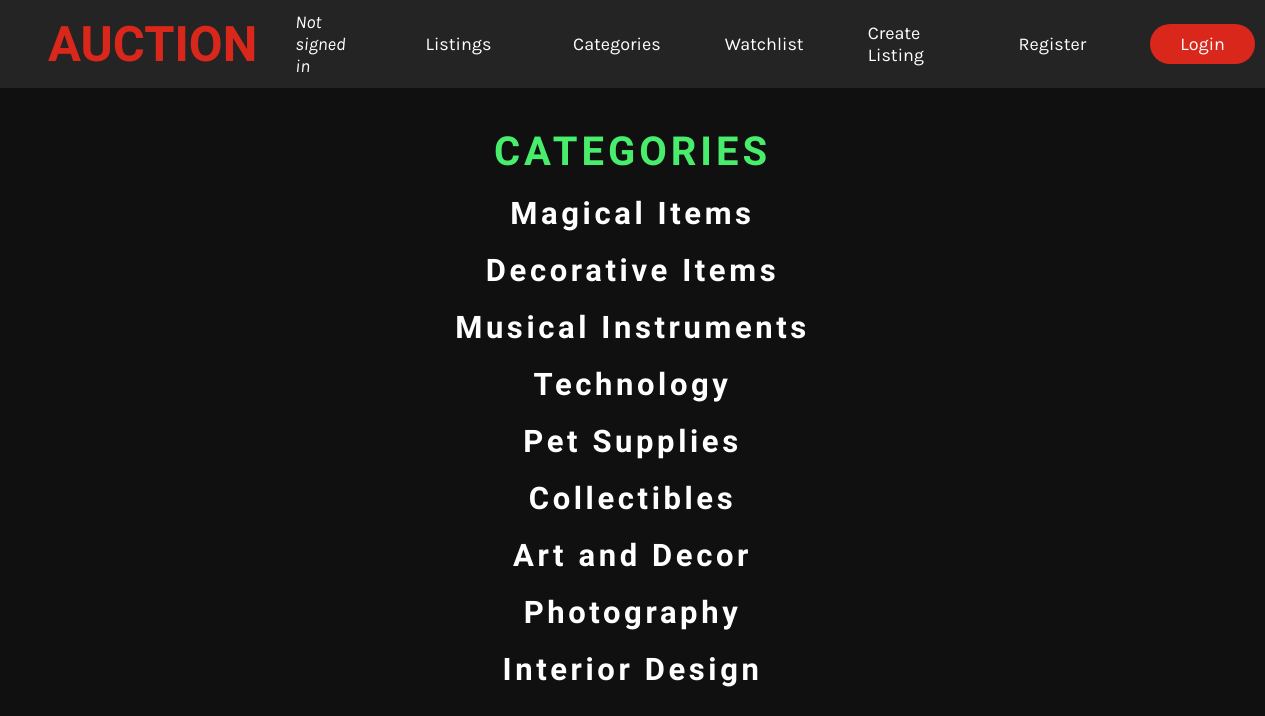
The page /categories on the database as committed earlier.
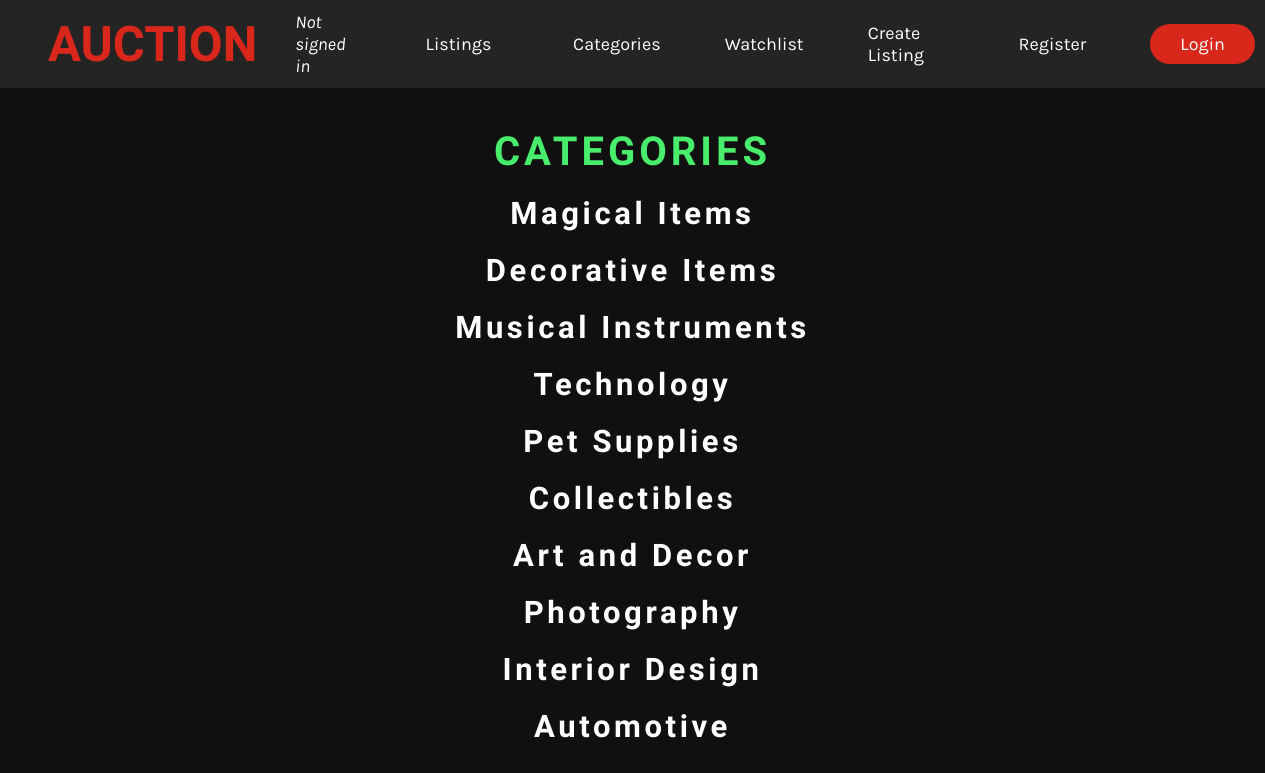
The same page on the database as committed later.
### auctions/models.py (models this page shows)
class Category(models.Model):
    category_title = models.CharField(max_length=64)
    def __str__(self):
        return f"{self.category_title}"

### auctions/views.py (the view)
# urls.py: path("categories", views.categories, name = "categories"),
def categories(request):
    return render(request, "auctions/categories.html", {
        "categories" : Category.objects.exclude(category_title = "None").all()
    })

### auctions/templates/auctions/categories.html (shortened to what this page needs)
{% extends "auctions/layout.html" %}
{% block body %}
    <center id="categories-center">
        <h1 id="title">CATEGORIES</h1>
        <ul class="list">
            {% for category in categories %}
                <li>
                    <a href="{% url 'by_category' category.id %}">
                        <h1>{{ category }}</h1>
                    </a>
                </li>
            {% empty %}
                <li>
                    <a href="#">
                        <h1>No category.</h1>
                    </a>
                </li>
            {% endfor %}
        </ul>
    </center>
{% endblock %}

### auctions/templates/auctions/layout.html (shortened to what this page needs)
{% load static %}
<!DOCTYPE html>
<html lang="en">
    <head>
        <link rel="stylesheet" href="https://cdnjs.cloudflare.com/ajax/libs/font-awesome/6.4.0/css/all.min.css" />
        <link href="{% static 'auctions/styles.css' %}" rel="stylesheet">
    </head>
    <body>
        <nav>
            <div class="left-nav">
                <h1><a href="{% url 'index' %}">AUCTION</a></h1>
                {% if user.is_authenticated %}
                    <p>Welcome, <a href="{% url 'index' %}" id="username"><i>{{ user.username }}</i></a> !</p>
                {% else %}
                    <p><i>Not signed in</i></p>
                {% endif %}
            </div>
            <div class="right-nav">
                <ul>
                        <div class="dropdown-listings">
                            <button class="listings-button">
                                Listings
                            </button>
                        </div>
                        <li class="nav-item"><a class="nav-link" href="{% url 'categories' %}">Categories</a></li>
                        {% if user.is_authenticated %}
                            <li class="nav-item"><a class="nav-link" href="{% url 'watchlist' user.id %}">Watchlist</a></li>
                        {% else %}
                            <li class="nav-item"><a class="nav-link" href="{% url 'login' %}">Watchlist</a></li>
                        {% endif %}
                        <li class="nav-item"><a class="nav-link" href="{% url 'create' %}">Create Listing</a></li>
                        {% if user.is_authenticated %}
                            <button class="nav-button" id="nav-logout">
                                <a class="nav-link" href="{% url 'logout' %}">Log Out</a>
                            </button>
                        {% else %}
                            <li class="nav-item">
                                <a class="nav-link" href="{% url 'register' %}">Register</a>
                            </li>
                            <button class="nav-button" id="nav-logout">
                                <a class="nav-link" href="{% url 'login' %}">Login</a>
                            </button>
                        {% endif %}
                </ul>
            </div>
        </nav>
        {% block body %}
        {% endblock %}
    </body>
</html>

### auctions/static/auctions/styles.css (style rules this page uses)
* { margin: 0; padding: 0; box-sizing: border-box; font-family: "Karla"; color: white; }
body { background-color: #101010; }
body nav { position: sticky; top: 0; z-index: 100; display: flex; align-items: center; justify-content: space-between; height: 11vh; background-color: #242424; padding-left: 4vh; padding-right: 4vh; margin-bottom: 40px; }
body nav .left-nav { display: flex; align-items: center; justify-content: space-between; }
body nav .left-nav h1 { margin-left: 2vh; margin-right: 38px; }
body nav .left-nav h1 a { font-family: "Kanit"; color: #D9271C; font-size: 49px; text-decoration: none; }
body nav .left-nav p { color: white; font-size: 18px; }
body nav .right-nav ul { display: flex; align-items: center; gap: 8vh; }
body nav .right-nav ul .nav-item { list-style: none; }
body nav .right-nav ul .nav-item a { color: white; font-size: 18px; text-decoration: none; }
body nav .right-nav ul button { border: none; outline: none; font-size: 18px; padding: 9px 30px; border-radius: 23px; cursor: pointer; }
body nav .right-nav ul button a { color: white; text-decoration: none; }
body nav .right-nav ul #nav-logout { background-color: #D9271C; }
.dropdown-listings { float: left; overflow: hidden; }
.dropdown-listings .listings-button { cursor: pointer; font-size: 16px; border: none; outline: none; color: white; padding: 14px 16px; background-color: inherit; font-family: inherit; margin: 0; font-size: 18px; display: flex; min-width: 130px; justify-content: space-between; }
#categories-center { margin-top: 20px; }
#categories-center #title { color: #47ED6B; text-align: center; font-family: "Kanit"; font-size: 40px; letter-spacing: 4px; margin-bottom: 20px; }
#categories-center ul { display: flex; flex-direction: column; align-items: center; gap: 20px; font-style: normal; font-weight: 700; line-height: normal; }
#categories-center ul li { color: #FFF; text-align: center; letter-spacing: 3.6px; list-style-type: none; }
#categories-center ul li a { text-decoration: none; }
#categories-center ul li a h1 { font-style: normal; font-weight: 700; font-size: 31px; font-family: "Kanit"; line-height: normal; transition: all 0.3s ease; }

Rows that differ between the two databases and show on the page:
added Category: category_title "Automotive"
